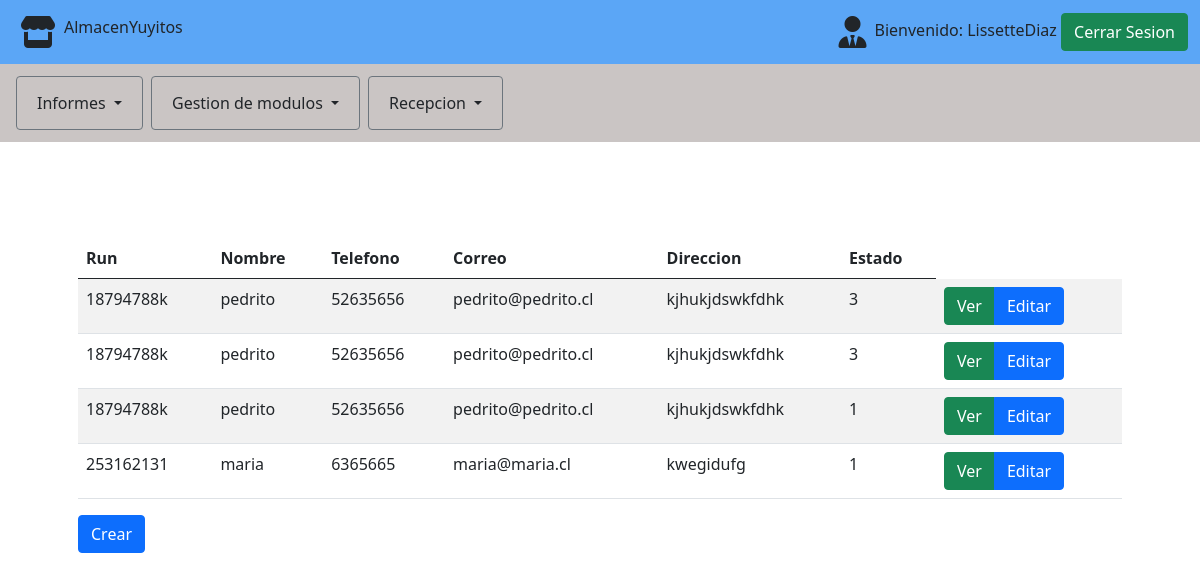
The app's page /clientes/ (signed in), older data.
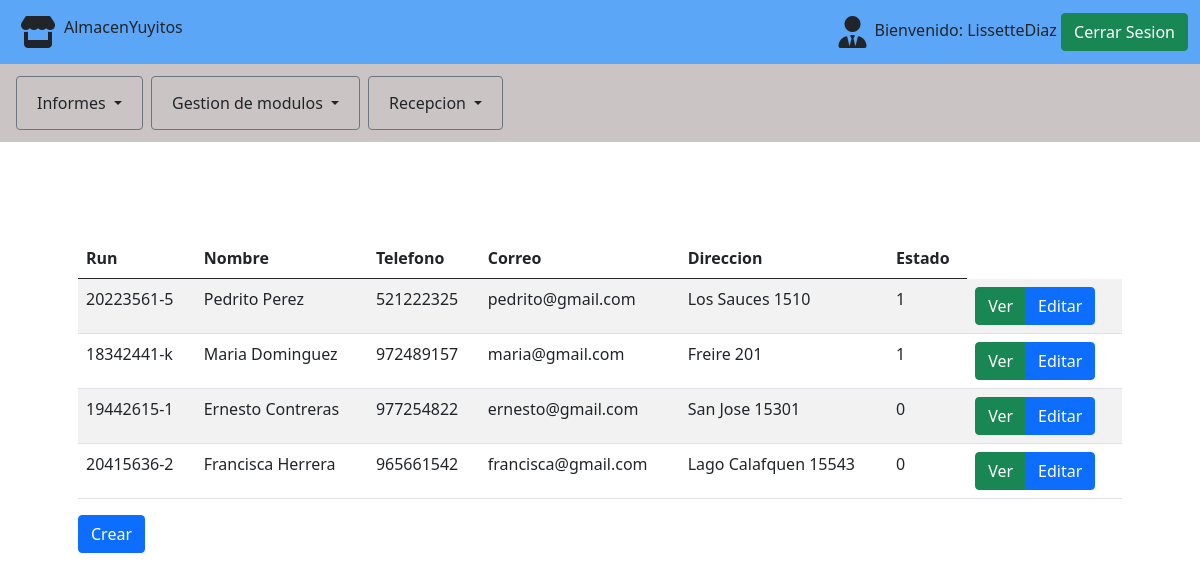
The same page, newer data.
### src/models.py (models this page shows)
class CLIENTE(models.Model):
    run = models.CharField(max_length=10, default=None)
    nombre = models.CharField(max_length=100, default=None)
    telefono = models.CharField(max_length=12, default=None)
    correo = models.CharField(max_length=128, default=None)
    direccion = models.CharField(max_length=150, default=None)
    estado = models.IntegerField(default=None,choices=estado_cliente)

### src/views.py (the view)
# urls.py: path('clientes/', ClienteListado.as_view(template_name = "clientes/listar.html"), name='listarClientes'),
@method_decorator(login_required, name='dispatch')
class ClienteListado(ListView):
    model = CLIENTE

### src/templates/clientes/listar.html (shortened to what this page needs)
{% extends 'layout.html' %}
{% load static %}
{% load widget_tweaks %}
{% block content %}
    <div class="container p-5">
      <table class="table table-striped table-hover">
        <thead>
          <tr>
            <th>Run</th>
            <th>Nombre</th>
            <th>Telefono</th>
            <th>Correo</th>
            <th>Direccion</th>
            <th>Estado</th>
          </tr>
        </thead>
        <tbody>
        {% for cliente in object_list %}
          <tr>
            <td>{{ cliente.run }}</td>
            <td>{{ cliente.nombre }}</td>
            <td>{{ cliente.telefono }}</td>
            <td>{{ cliente.correo }}</td>
            <td>{{ cliente.direccion }}</td>
            <td>{{ cliente.estado }}</td>
            <td>
              <form method="POST" action="eliminar/{{user.id}}">
                <div class="btn-group">
                  <a href="detalle/{{cliente.id}}" title="Ver" type="button" class="btn btn-success">Ver </a>
                  <a href="editar/{{cliente.id}}" title="Editar" type="button" class="btn btn-primary">Editar </a>
                </div>
              </form>
            </td>
          </tr>
        {% endfor %}
        </tbody>
      </table>
      <div align="left" class="btn_crear mb-3">
        <a href="{% url 'crearCliente' %}" type="button" class="btn btn-primary">Crear</a>
      </div>
    </div>
{% endblock %}

Row changes from the older to the newer data that the page shows:
removed CLIENTE: run "18794788k", nombre "pedrito", telefono "52635656", correo "pedrito@pedrito.cl", direccion "kjhukjdswkfdhk", estado "3"
changed CLIENTE: run "18794788k" → "20223561-5"; nombre "pedrito" → "Pedrito Perez"; telefono "52635656" → "521222325"; correo "pedrito@pedrito.cl" → "pedrito@gmail.com"; direccion "kjhukjdswkfdhk" → "Los Sauces 1510"; estado "3" → "1"
added CLIENTE: run "18342441-k", nombre "Maria Dominguez", telefono "972489157", correo "maria@gmail.com", direccion "Freire 201", estado "1"
changed CLIENTE: run "18794788k" → "19442615-1"; nombre "pedrito" → "Ernesto Contreras"; telefono "52635656" → "977254822"; correo "pedrito@pedrito.cl" → "ernesto@gmail.com"; direccion "kjhukjdswkfdhk" → "San Jose 15301"; estado "1" → "0"
changed CLIENTE: run "253162131" → "20415636-2"; nombre "maria" → "Francisca Herrera"; telefono "6365665" → "965661542"; correo "maria@maria.cl" → "francisca@gmail.com"; direccion "kwegidufg" → "Lago Calafquen 15543"; estado "1" → "0"
